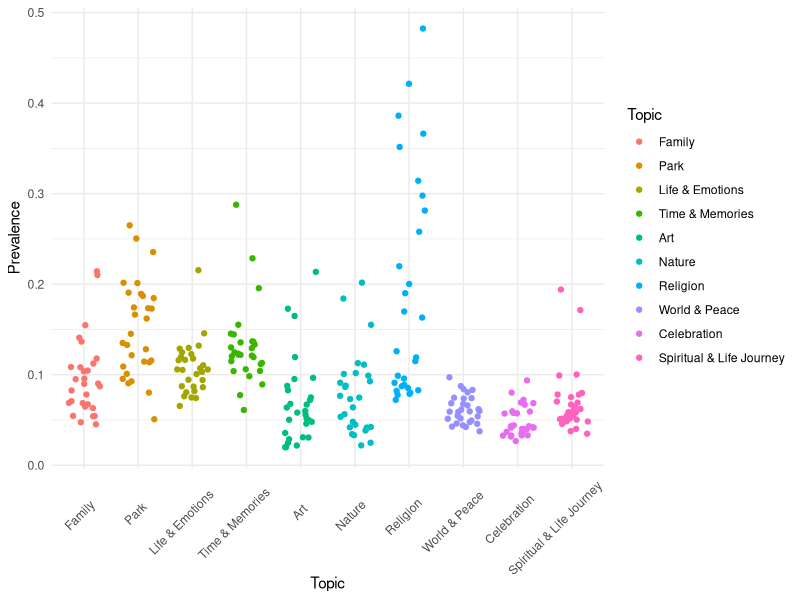
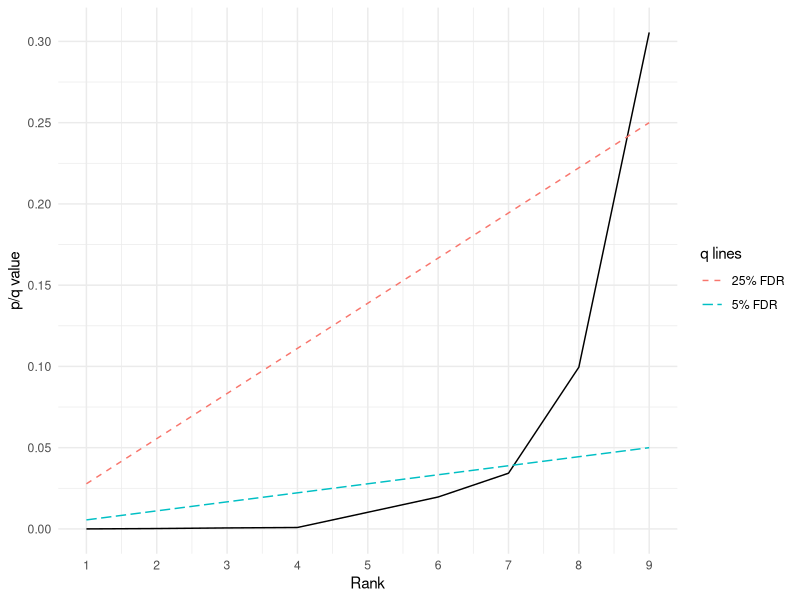
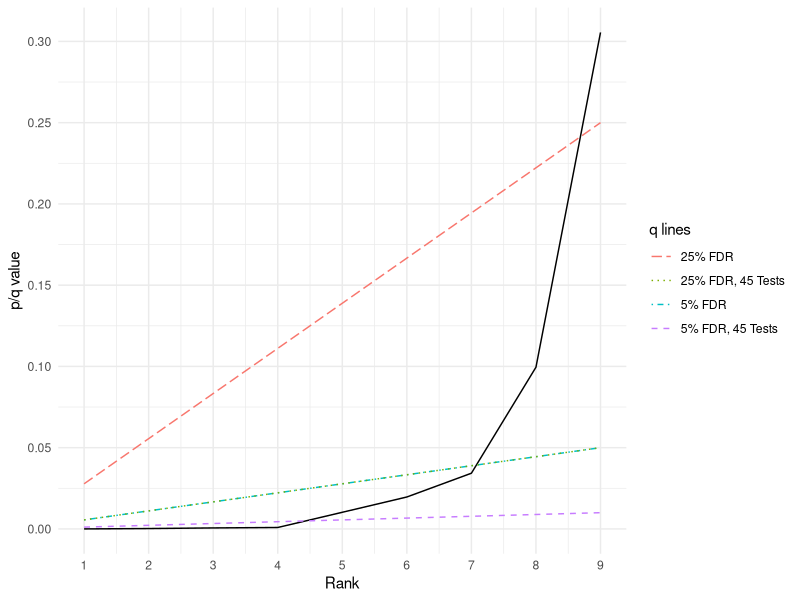

These figures' R source, in order:
## ---- chunk 1
knitr::opts_chunk$set(echo = TRUE)
knitr::opts_knit$set(root.dir = "~/Box Sync/Documents/Classes/TA/ExpDesign/Tutorials/")
## ---- chunk 2
library(tidyverse)
theme_set(theme_minimal())
set.seed(42)
## ---- chunk 3
parkdata <- read_csv("Study1_ParkEntryAvgs.csv")
head(parkdata)
## ---- chunk 4
parkdata_long <- parkdata %>% pivot_longer(cols= -Locations, names_to="Topic", values_to = "Prevalence")

#I want my plot to be in the order of my dataframe, instead of alphabetical
parkdata_long$Topic <- factor(parkdata_long$Topic, levels=unique(parkdata_long$Topic))

ggplot(data=parkdata_long) + 
  aes(x=Topic, y = Prevalence, color=Topic) + 
  geom_jitter(width = .3) +
  theme(axis.text.x = element_text(angle=45, vjust=.65, hjust = .7))
## ---- chunk 5
#Aside: if we wanted to check all topics against all other topics, the total number of tests can be found using the choose() function

t.test(parkdata$Family, parkdata$Park, paired = T)
t.test(parkdata$Family, parkdata$`Life & Emotions`, paired = T)
t.test(parkdata$Family, parkdata$`Time & Memories`, paired = T)
t.test(parkdata$Family, parkdata$Art, paired = T)
t.test(parkdata$Family, parkdata$Nature, paired = T)
t.test(parkdata$Family, parkdata$Religion, paired = T)
t.test(parkdata$Family, parkdata$`World & Peace`, paired = T)
t.test(parkdata$Family, parkdata$Celebration, paired = T)
t.test(parkdata$Family, parkdata$`Spiritual & Life Journey`, paired = T)
## ---- chunk 6
#Turning off scientific notation
options(scipen=999)

# Saving only the p-values from the t-tests and making them into one vector
nocorrection_p <- as.vector(c(t.test(parkdata$Family, parkdata$Park, paired = T)$p.value,
t.test(parkdata$Family, parkdata$`Life & Emotions`, paired = T)$p.value,
t.test(parkdata$Family, parkdata$`Time & Memories`, paired = T)$p.value,
t.test(parkdata$Family, parkdata$Art, paired = T)$p.value,
t.test(parkdata$Family, parkdata$Nature, paired = T)$p.value,
t.test(parkdata$Family, parkdata$Religion, paired = T)$p.value,
t.test(parkdata$Family, parkdata$`World & Peace`, paired = T)$p.value,
t.test(parkdata$Family, parkdata$Celebration, paired = T)$p.value,
t.test(parkdata$Family, parkdata$`Spiritual & Life Journey`, paired = T)$p.value))

# Saving the topic names in order that the p-value represents. Since I ran the tests in order of columns in the data frame, we can use the column names, removing Locations and Family 
names <- colnames(parkdata)[-(1:2)]

tests_df <- tibble(names, nocorrection_p)
tests_df

# Which are signifiant with no multiple comparison correction at an alpha of .05?
alpha <- .05
tests_df <- tests_df %>% arrange(nocorrection_p) %>% mutate(SigOrigP = nocorrection_p < alpha)
tests_df
## ---- chunk 7
numtests <- nrow(tests_df)
tests_df <- tests_df %>% mutate(SigBonferroniP = nocorrection_p < alpha/numtests)
tests_df
## ---- chunk 8
#Since we already ordered the rows by p-value, this is the rank of p-values.
tests_df <- tests_df %>% mutate(i = row_number())

#I want to check Q=.05 and Q=.25, but usually you'd just pick one before you ran your study, so you could set Q as a variable
tests_df <- tests_df %>% 
  mutate(BH_q05 = (i/numtests)*.05, q05_sig = nocorrection_p < BH_q05,
         BH_q25 = (i/numtests)*.25, q25_sig = nocorrection_p < BH_q25)
tests_df[,-4]
## ---- chunk 9
ggplot(data=tests_df) + aes(x=i, y=nocorrection_p) +
  geom_line() +
  geom_line(aes(x=i, y=BH_q05, color="5% FDR"), linetype="longdash") + 
  geom_line(aes(x=i, y=BH_q25, color="25% FDR"), linetype="dashed") +
  scale_x_continuous(breaks=seq(1,9,1)) +
  scale_y_continuous(breaks=seq(0,.35,.05)) +
  labs(x="Rank",y="p/q value", color='q lines')
## ---- chunk 10
tests_df <- tests_df %>% 
  mutate(BH_q05_moretest = (i/45)*.05, q05_moretest_sig = nocorrection_p < BH_q05_moretest,
         BH_q25_moretest = (i/45)*.25, q25_moretest_sig = nocorrection_p < BH_q25_moretest)

ggplot(data=tests_df) + aes(x=i, y=nocorrection_p) +
  geom_line() +
  geom_line(aes(x=i, y=BH_q05, color="5% FDR"), linetype="dotdash") + 
  geom_line(aes(x=i, y=BH_q25, color="25% FDR"), linetype="longdash") +
  geom_line(aes(x=i, y=BH_q05_moretest, color="5% FDR, 45 Tests"), linetype="dashed")+
  geom_line(aes(x=i, y=BH_q25_moretest, color="25% FDR, 45 Tests"), linetype="dotted")+
  scale_x_continuous(breaks=seq(1,9,1)) +
  scale_y_continuous(breaks=seq(0,.35,.05)) +
  labs(x="Rank",y="p/q value", color='q lines')

## ---- chunk 11
#Bonferroni
tests_df$autoBonferroni <- p.adjust(tests_df$nocorrection_p, method="bonferroni")
tests_df <- tests_df %>% mutate(AutoBon_sig = autoBonferroni < alpha)
tests_df
tests_df[,-c(5:13)]

#Benjamini-Hochberg
fdr <- .05
tests_df$autoBH <- p.adjust(tests_df$nocorrection_p, method="BH")
tests_df <- tests_df %>% mutate(AutoBH_sig = autoBH < fdr)
tests_df[,-c(4,7:15)]

## ---- chunk 12
tests_df <- tests_df %>% mutate(HBsig = nocorrection_p < alpha/(numtests-i+1))
tests_df[,-c(5:17)]
